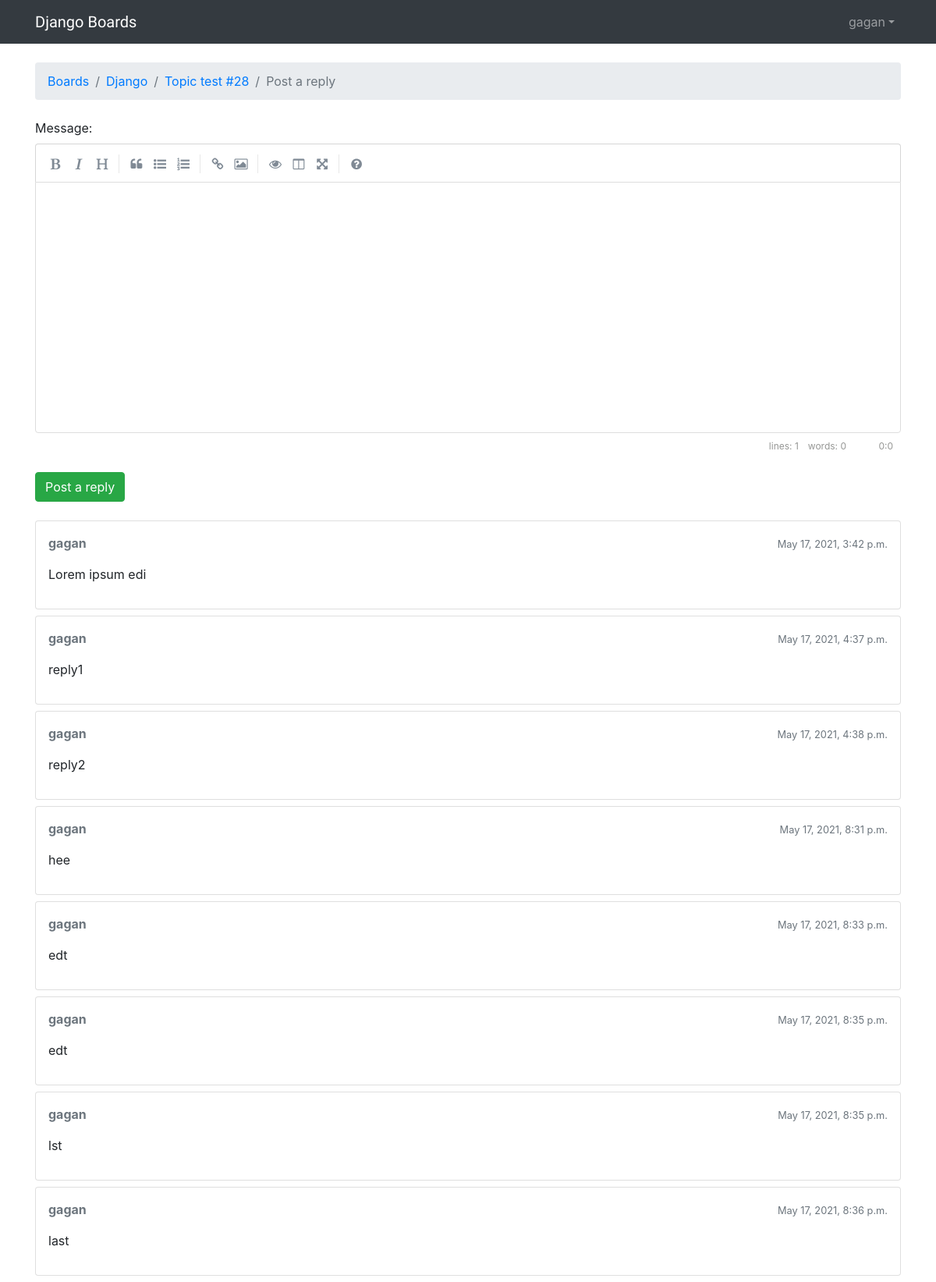
Page /boards/1/topics/46/reply/ (signed in) on the committed database.
### boards/models.py (models this page shows, shortened)
class Topic(models.Model):
    subject = models.CharField(max_length=255)
    last_updated = models.DateTimeField(auto_now_add=True)
    board = models.ForeignKey(Board, related_name='topics',on_delete=models.CASCADE)
    starter = models.ForeignKey(User, related_name='topics',on_delete=models.CASCADE)
    views = models.PositiveIntegerField(default=0)

class Board(models.Model):
    name = models.CharField(max_length=30, unique=True)
    description = models.CharField(max_length=100)

class Post(models.Model):
    message = models.TextField(max_length=4000)
    topic = models.ForeignKey(Topic, related_name='posts',on_delete=models.CASCADE)
    created_at = models.DateTimeField(auto_now_add=True)
    updated_at = models.DateTimeField(null=True)
    created_by = models.ForeignKey(User, related_name='posts',on_delete=models.CASCADE)
    updated_by = models.ForeignKey(User, null=True, related_name='+',on_delete=models.CASCADE)
    def get_message_as_markdown(self):
        return mark_safe(markdown(self.message, safe_mode='escape'))

### boards/views.py (the view)
# urls.py: path(r'boards/<int:board_pk>/topics/<int:pk>/reply/', views.reply_topic, name='reply_topic'),
@login_required
def reply_topic(request, board_pk, pk):
    topic = get_object_or_404(Topic, board__pk=board_pk, pk=pk)
    if request.method == 'POST':
        form = PostForm(request.POST)
        if form.is_valid():
            post = form.save(commit=False)
            post.topic = topic
            post.created_by = request.user
            post.save()
            topic.last_updated = timezone.now()
            topic.save()
            topic_url = reverse('topic_posts', kwargs={'board_pk': board_pk, 'pk': pk})
            topic_post_url = '{url}?page={page}#{id}'.format(
                url=topic_url,
                id=post.pk,
                page=topic.get_page_count()
            )
            return redirect(topic_post_url)
    else:
        form = PostForm()
    return render(request, 'reply_topic.html', {'topic': topic, 'form': form})

### boards/templatetags/form_tags.py (called while the page is built)
@register.filter
def input_class(bound_field):
    css_class = ''
    if bound_field.form.is_bound:
        if bound_field.errors:
            css_class = 'is-invalid'
        elif field_type(bound_field) != 'PasswordInput':
            css_class = 'is-valid'
    return 'form-control {}'.format(css_class)

### templates/reply_topic.html (shortened to what this page needs)
{% extends 'base.html' %}
{% load static %}
{% block stylesheet %}
  <link rel="stylesheet" href="{% static 'css/simplemde.min.css' %}">
{% endblock %}
{% block breadcrumb %}
  <li class="breadcrumb-item"><a href="{% url 'home' %}">Boards</a></li>
  <li class="breadcrumb-item"><a href="{% url 'board_topics' topic.board.pk %}">{{ topic.board.name }}</a></li>
  <li class="breadcrumb-item"><a href="{% url 'topic_posts' topic.board.pk topic.pk %}">{{ topic.subject }}</a></li>
  <li class="breadcrumb-item active">Post a reply</li>
{% endblock %}
{% block content %}
  <form method="post" class="mb-4" novalidate="novalidate">
    {% include 'includes/form.html' %}
    <button type="submit" class="btn btn-success">Post a reply</button>
  </form>
  {% for post in topic.posts.all %}
    <div class="card mb-2">
      <div class="card-body p-3">
        <div class="row mb-3">
          <div class="col-6">
            <strong class="text-muted">{{ post.created_by.username }}</strong>
          </div>
          <div class="col-6 text-right">
            <small class="text-muted">{{ post.created_at }}</small>
          </div>
        </div>
        {{ post.get_message_as_markdown }}
      </div>
    </div>
  {% endfor %}
{% endblock %}

### templates/base.html (shortened to what this page needs)
{% load static %}<!DOCTYPE html>
<html>
  <head>
    <link rel="stylesheet" href="{% static 'css/bootstrap.min.css' %}">
    <link rel="stylesheet" href="{% static 'css/app.css' %}">
    {% block stylesheet %}{% endblock %}
  </head>
  <body>
    {% block body %}
    <nav class="navbar navbar-expand-sm navbar-dark bg-dark">
      <div class="container">
        <a class="navbar-brand" href="{% url 'home' %}">Django Boards</a>
        <div class="collapse navbar-collapse" id="mainMenu">
          {% if user.is_authenticated %}
          <ul class="navbar-nav ml-auto">
            <li class="nav-item dropdown">
              <a class="nav-link dropdown-toggle" href="#" id="userMenu" data-toggle="dropdown" aria-haspopup="true" aria-expanded="false">{{ user.username }}</a>
            </li>
          </ul>
          {% else %}
          <form class="form-inline ml-auto">
            <a href="{% url 'login' %}" class="btn btn-outline-secondary">Login</a>
            <a href="{% url 'signup' %}" class="btn btn-primary ml-2">Sign up</a>
          </form>
          {% endif %}
        </div>
      </div>
    </nav>
    <div class="container">
      <ol class="breadcrumb my-4">
        {% block breadcrumb %}
        {% endblock %}
      </ol>
      {% block content %}
      {% endblock %}
    </div>
    {% endblock body %}
  </body>
</html>

### static/css/app.css (style rules this page uses)
.navbar-brand { font-family: 'Train One', cursive; }

### rows in the picture
Topic: board.name "Django", subject "Topic test #28"
Post: created_by.username "gagan", created_at "May 17, 2021, 3:42 p.m.", get_message_as_markdown "Lorem ipsum edi"
Post: created_by.username "gagan", created_at "May 17, 2021, 4:37 p.m.", get_message_as_markdown "reply1"
Post: created_by.username "gagan", created_at "May 17, 2021, 4:38 p.m.", get_message_as_markdown "reply2"
Post: created_by.username "gagan", created_at "May 17, 2021, 8:31 p.m.", get_message_as_markdown "hee"
Post: created_by.username "gagan", created_at "May 17, 2021, 8:33 p.m.", get_message_as_markdown "edt"
Post: created_by.username "gagan", created_at "May 17, 2021, 8:35 p.m.", get_message_as_markdown "edt"
Post: created_by.username "gagan", created_at "May 17, 2021, 8:35 p.m.", get_message_as_markdown "lst"
Post: created_by.username "gagan", created_at "May 17, 2021, 8:36 p.m.", get_message_as_markdown "last"

### other values in the picture
{{ user.username }} "gagan"
{{ field.label_tag }} "Message:"
